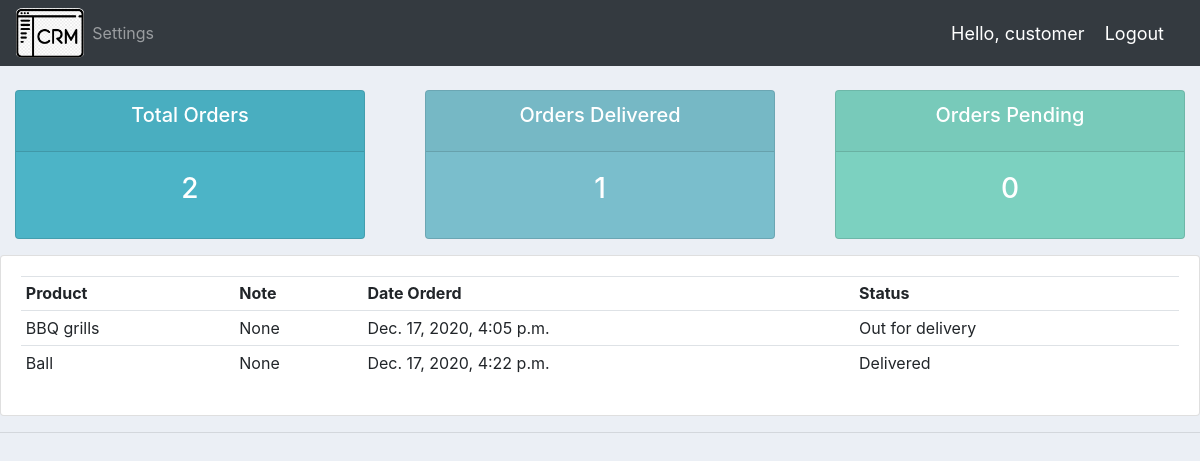
The app's page /user/ (signed in), older data.
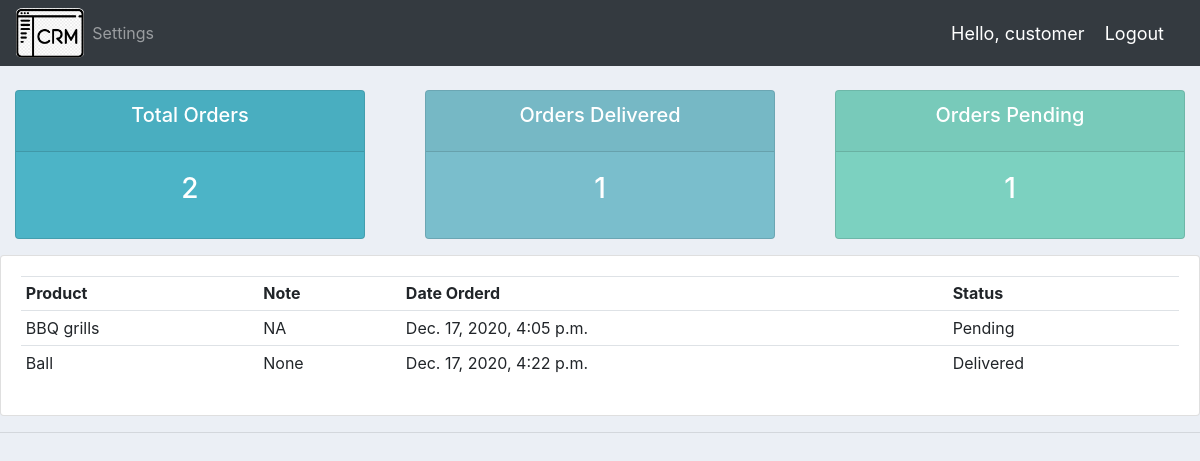
The same page, newer data.
### account/models.py (models this page shows, shortened)
class Order(models.Model):
    STATUS = (
        ('Pending', 'Pending'),
        ('Out for delivery', 'Out for delivery'),
        ('Delivered', 'Delivered'),
    )
    customer = models.ForeignKey(Customer, null=True, on_delete=models.SET_NULL)
    product = models.ForeignKey(Product, null=True, on_delete=models.SET_NULL)
    date_created = models.DateTimeField(auto_now_add=True, null=True)
    status = models.CharField(max_length=200, null=True, choices=STATUS)
    note = models.CharField(max_length=1000, null=True)

class Product(models.Model):
    CATEGORY = (
        ('Indoor','Indoor'),
        ('Out Door','Out Door'),
    )
    name = models.CharField(max_length=200, null=True)
    price = models.FloatField(null=True)
    category = models.CharField(max_length=200, null=True, choices=CATEGORY)
    description = models.CharField(max_length=200, null=True, blank=True)
    date_created = models.DateTimeField(auto_now_add=True, null=True)
    tag = models.ManyToManyField(Tag)
    def __str__(self):
        return self.name

### account/decorators.py (the view)
        def wrapper_func(request, *args, **kwargs):
            group = None
            if request.user.groups.exists():
                group = request.user.groups.all()[0].name
            if group in allowed_roles:
                return view_func(request, *args, **kwargs)
            else:
                return HttpResponse('You are not authorized to view this page')

### account/views.py (called while the page is built)
@login_required(login_url='login')
@allowed_users(allowed_roles=['customer'])
def userPage(request):
    orders = request.user.customer.order_set.all()
    total_orders = orders.count()
    delivered = orders.filter(status='Delivered').count()
    pending = orders.filter(status='Pending').count()
    context = {'orders': orders, 'total_orders': total_orders,
               'delivered': delivered, 'pending': pending}
    return render(request, 'account/user.html', context)

### account/templates/account/user.html
{% extends 'account/main.html' %}
{% block content %}
{% include 'account/status.html' %}
<div class="row">
	<div class="col-md">
		<div class="card card-body">
			<table class="table table-sm">
				<tr>
					<th>Product</th>
					<th>Note</th>
					<th>Date Orderd</th>
					<th>Status</th>
				</tr>
				{% for order in orders %}
					<tr>
						<td>{{ order.product }}</td>
						<td>{{ order.note }}</td>
						<td>{{ order.date_created }}</td>
						<td>{{ order.status }}</td>
					</tr>
				{% endfor %}
			</table>
		</div>
	</div>
</div>
{% endblock content %}

Row changes from the older to the newer data that the page shows:
changed Order "BBQ grills": note "None" → "NA"; status "Out for delivery" → "Pending"
Text that changed along with them:
{{ pending }}: "0" → "1"
